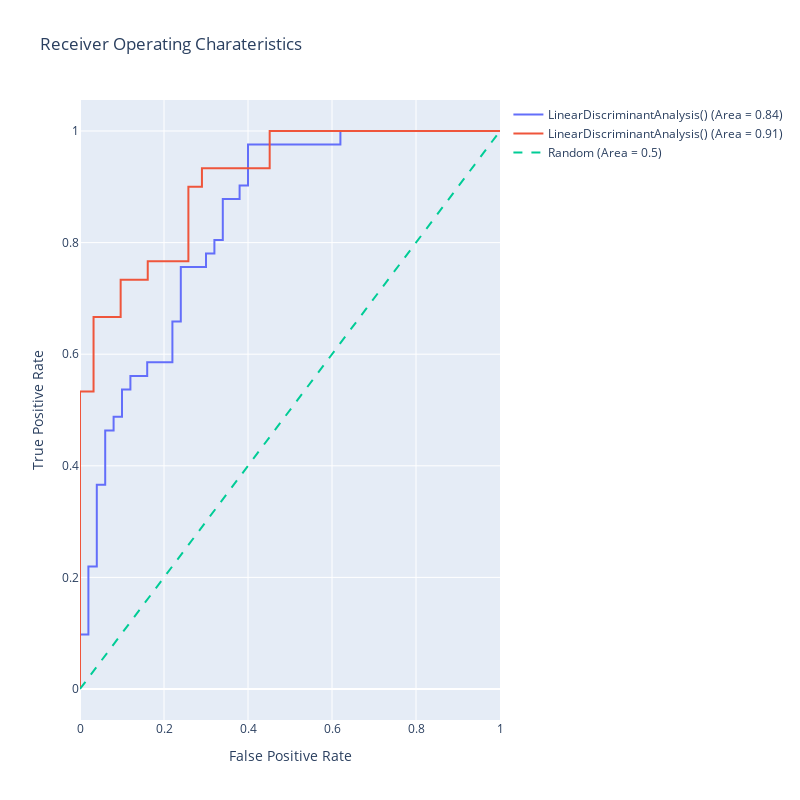

The code cell stored with this chart in its notebook:
### Code cell
roc_auc(LinearDiscriminantAnalysis(),X,y)

### Figure 1 — Plotly figure (JSON) as saved in the notebook; plotly's stock layout.template omitted (floating-point values rounded to 4 significant figures)
{"data": [{"mode": "lines", "name": "LinearDiscriminantAnalysis() (Area = 0.84)", "type": "scatter", "x": [0, 0, 0, 0.02, 0.02, 0.04, 0.04, 0.06, 0.06, 0.08, 0.08, 0.1, 0.1, 0.12, 0.12, 0.16, 0.16, 0.22, 0.22, 0.24, 0.24, 0.3, 0.3, 0.32, 0.32, 0.34, 0.34, 0.38, 0.38, 0.4, 0.4, 0.62, 0.62, 1], "y": [0, 0.02439, 0.09756, 0.09756, 0.2195, 0.2195, 0.3659, 0.3659, 0.4634, 0.4634, 0.4878, 0.4878, 0.5366, 0.5366, 0.561, 0.561, 0.5854, 0.5854, 0.6585, 0.6585, 0.7561, 0.7561, 0.7805, 0.7805, 0.8049, 0.8049, 0.878, 0.878, 0.9024, 0.9024, 0.9756, 0.9756, 1, 1]}, {"mode": "lines", "name": "LinearDiscriminantAnalysis() (Area = 0.91)", "type": "scatter", "x": [0, 0, 0, 0.03226, 0.03226, 0.09677, 0.09677, 0.1613, 0.1613, 0.2581, 0.2581, 0.2903, 0.2903, 0.4516, 0.4516, 1], "y": [0, 0.03333, 0.5333, 0.5333, 0.6667, 0.6667, 0.7333, 0.7333, 0.7667, 0.7667, 0.9, 0.9, 0.9333, 0.9333, 1, 1]}, {"line": {"dash": "dash"}, "mode": "lines", "name": "Random (Area = 0.5)", "type": "scatter", "x": [0, 1], "y": [0, 1]}], "layout": {"autosize": false, "height": 800, "showlegend": true, "title": {"text": "Receiver Operating Charateristics"}, "width": 800, "xaxis": {"title": {"text": "False Positive Rate"}}, "yaxis": {"title": {"text": "True Positive Rate"}}}}
